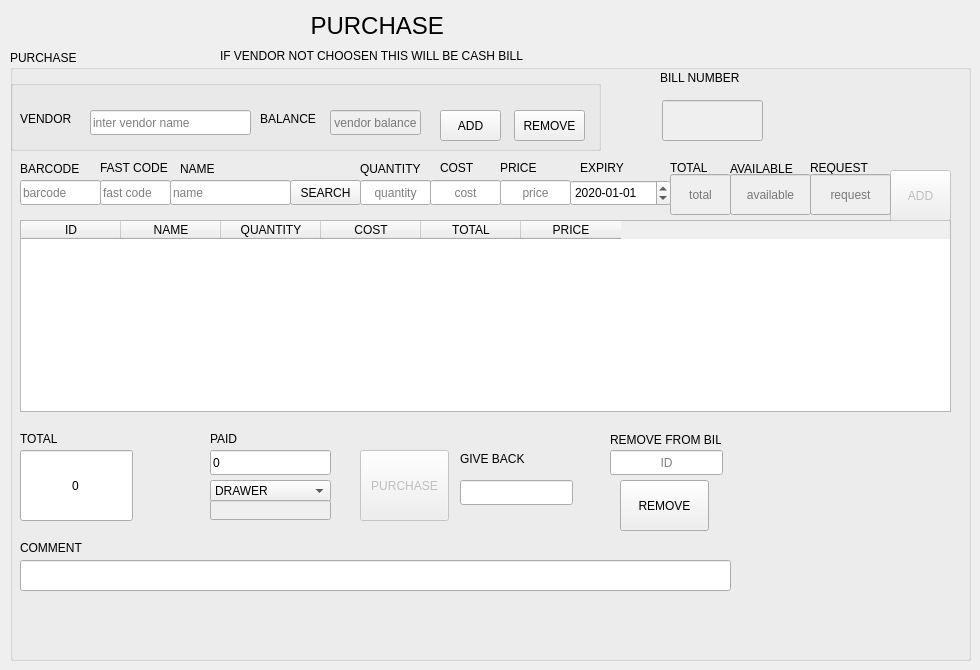
    <widget class="QWidget" name="tab_12">
     <attribute name="title">
      <string>PURCHASE</string>
     </attribute>
     <widget class="QLabel" name="label_154">
      <property name="geometry">
       <rect>
        <x>260</x>
        <y>10</y>
        <width>241</width>
        <height>31</height>
       </rect>
      </property>
      <property name="font">
       <font>
        <pointsize>18</pointsize>
        <weight>50</weight>
        <bold>false</bold>
       </font>
      </property>
      <property name="text">
       <string>PURCHASE </string>
      </property>
      <property name="alignment">
       <set>Qt::AlignCenter</set>
      </property>
     </widget>
     <widget class="QGroupBox" name="groupBox_24">
      <property name="geometry">
       <rect>
        <x>10</x>
        <y>50</y>
        <width>961</width>
        <height>611</height>
       </rect>
      </property>
      <property name="font">
       <font>
        <weight>50</weight>
        <bold>false</bold>
       </font>
      </property>
      <property name="title">
       <string>PURCHASE</string>
      </property>
      <widget class="QLineEdit" name="lineEdit_47">
       <property name="geometry">
        <rect>
         <x>10</x>
         <y>130</y>
         <width>81</width>
         <height>25</height>
        </rect>
       </property>
       <property name="font">
        <font>
         <weight>50</weight>
         <bold>false</bold>
        </font>
       </property>
       <property name="alignment">
        <set>Qt::AlignLeading|Qt::AlignLeft|Qt::AlignVCenter</set>
       </property>
       <property name="placeholderText">
        <string>barcode</string>
       </property>
      </widget>
      <widget class="QLineEdit" name="lineEdit_63">
       <property name="geometry">
        <rect>
         <x>160</x>
         <y>130</y>
         <width>121</width>
         <height>25</height>
        </rect>
       </property>
       <property name="font">
        <font>
         <weight>50</weight>
         <bold>false</bold>
        </font>
       </property>
       <property name="alignment">
        <set>Qt::AlignLeading|Qt::AlignLeft|Qt::AlignVCenter</set>
       </property>
       <property name="placeholderText">
        <string>name</string>
       </property>
      </widget>
      <widget class="QLineEdit" name="lineEdit_64">
       <property name="geometry">
        <rect>
         <x>350</x>
         <y>130</y>
         <width>71</width>
         <height>25</height>
        </rect>
       </property>
       <property name="font">
        <font>
         <weight>50</weight>
         <bold>false</bold>
        </font>
       </property>
       <property name="alignment">
        <set>Qt::AlignCenter</set>
       </property>
       <property name="placeholderText">
        <string>quantity</string>
       </property>
      </widget>
      <widget class="QLineEdit" name="lineEdit_65">
       <property name="enabled">
        <bool>false</bool>
       </property>
       <property name="geometry">
        <rect>
         <x>720</x>
         <y>124</y>
         <width>81</width>
         <height>41</height>
        </rect>
       </property>
       <property name="font">
        <font>
         <weight>50</weight>
         <bold>false</bold>
        </font>
       </property>
       <property name="alignment">
        <set>Qt::AlignCenter</set>
       </property>
       <property name="readOnly">
        <bool>true</bool>
       </property>
       <property name="placeholderText">
        <string>available</string>
       </property>
      </widget>
      <widget class="QLabel" name="label_90">
       <property name="geometry">
        <rect>
         <x>10</x>
         <y>110</y>
         <width>67</width>
         <height>17</height>
        </rect>
       </property>
       <property name="font">
        <font>
         <weight>50</weight>
         <bold>false</bold>
        </font>
       </property>
       <property name="text">
        <string>BARCODE</string>
       </property>
      </widget>
      <widget class="QLabel" name="label_101">
       <property name="geometry">
        <rect>
         <x>170</x>
         <y>110</y>
         <width>67</width>
         <height>17</height>
        </rect>
       </property>
       <property name="font">
        <font>
         <weight>50</weight>
         <bold>false</bold>
        </font>
       </property>
       <property name="text">
        <string>NAME</string>
       </property>
      </widget>
      <widget class="QLabel" name="label_102">
       <property name="geometry">
        <rect>
         <x>350</x>
         <y>110</y>
         <width>81</width>
         <height>17</height>
        </rect>
       </property>
       <property name="font">
        <font>
         <weight>50</weight>
         <bold>false</bold>
        </font>
       </property>
       <property name="text">
        <string>QUANTITY</string>
       </property>
      </widget>
      <widget class="QLabel" name="label_104">
       <property name="geometry">
        <rect>
         <x>720</x>
         <y>110</y>
         <width>81</width>
         <height>17</height>
        </rect>
       </property>
       <property name="font">
        <font>
         <weight>50</weight>
         <bold>false</bold>
        </font>
       </property>
       <property name="text">
        <string>AVAILABLE</string>
       </property>
      </widget>
      <widget class="QTableWidget" name="tableWidget_5">
       <property name="enabled">
        <bool>true</bool>
       </property>
       <property name="geometry">
        <rect>
         <x>10</x>
         <y>170</y>
         <width>931</width>
         <height>192</height>
        </rect>
       </property>
       <property name="font">
        <font>
         <weight>50</weight>
         <bold>false</bold>
        </font>
       </property>
       <property name="editTriggers">
        <set>QAbstractItemView::NoEditTriggers</set>
       </property>
       <column>
        <property name="text">
         <string>ID</string>
        </property>
        <property name="textAlignment">
         <set>AlignCenter</set>
        </property>
       </column>
       <column>
        <property name="text">
         <string>NAME</string>
        </property>
        <property name="textAlignment">
         <set>AlignCenter</set>
        </property>
       </column>
       <column>
        <property name="text">
         <string>QUANTITY</string>
        </property>
        <property name="textAlignment">
         <set>AlignCenter</set>
        </property>
       </column>
       <column>
        <property name="text">
         <string>COST</string>
        </property>
        <property name="textAlignment">
         <set>AlignCenter</set>
        </property>
       </column>
       <column>
        <property name="text">
         <string>TOTAL</string>
        </property>
        <property name="textAlignment">
         <set>AlignCenter</set>
        </property>
       </column>
       <column>
        <property name="text">
         <string>PRICE</string>
        </property>
        <property name="textAlignment">
         <set>AlignCenter</set>
        </property>
       </column>
      </widget>
      <widget class="QPushButton" name="pushButton_56">
       <property name="enabled">
        <bool>false</bool>
       </property>
       <property name="geometry">
        <rect>
         <x>880</x>
         <y>120</y>
         <width>61</width>
         <height>51</height>
        </rect>
       </property>
       <property name="font">
        <font>
         <weight>50</weight>
         <bold>false</bold>
        </font>
       </property>
       <property name="text">
        <string>ADD</string>
       </property>
      </widget>
      <widget class="QLineEdit" name="lineEdit_66">
       <property name="geometry">
        <rect>
         <x>200</x>
         <y>400</y>
         <width>121</width>
         <height>25</height>
        </rect>
       </property>
       <property name="font">
        <font>
         <weight>50</weight>
         <bold>false</bold>
        </font>
       </property>
       <property name="text">
        <string>0</string>
       </property>
      </widget>
      <widget class="QLineEdit" name="lineEdit_67">
       <property name="geometry">
        <rect>
         <x>10</x>
         <y>400</y>
         <width>113</width>
         <height>71</height>
        </rect>
       </property>
       <property name="font">
        <font>
         <weight>50</weight>
         <bold>false</bold>
        </font>
       </property>
       <property name="text">
        <string>0</string>
       </property>
       <property name="alignment">
        <set>Qt::AlignCenter</set>
       </property>
       <property name="readOnly">
        <bool>true</bool>
       </property>
      </widget>
      <widget class="QPushButton" name="pushButton_58">
       <property name="enabled">
        <bool>false</bool>
       </property>
       <property name="geometry">
        <rect>
         <x>350</x>
         <y>400</y>
         <width>89</width>
         <height>71</height>
        </rect>
       </property>
       <property name="font">
        <font>
         <weight>50</weight>
         <bold>false</bold>
        </font>
       </property>
       <property name="text">
        <string>PURCHASE</string>
       </property>
      </widget>
      <widget class="QLabel" name="label_109">
       <property name="geometry">
        <rect>
         <x>10</x>
         <y>380</y>
         <width>67</width>
         <height>17</height>
        </rect>
       </property>
       <property name="font">
        <font>
         <weight>50</weight>
         <bold>false</bold>
        </font>
       </property>
       <property name="text">
        <string>TOTAL</string>
       </property>
      </widget>
      <widget class="QLabel" name="label_110">
       <property name="geometry">
        <rect>
         <x>200</x>
         <y>380</y>
         <width>67</width>
         <height>17</height>
        </rect>
       </property>
       <property name="font">
        <font>
         <weight>50</weight>
         <bold>false</bold>
        </font>
       </property>
       <property name="text">
        <string>PAID</string>
       </property>
      </widget>
      <widget class="QLineEdit" name="lineEdit_68">
       <property name="geometry">
        <rect>
         <x>450</x>
         <y>430</y>
         <width>113</width>
         <height>25</height>
        </rect>
       </property>
       <property name="font">
        <font>
         <weight>50</weight>
         <bold>false</bold>
        </font>
       </property>
       <property name="readOnly">
        <bool>true</bool>
       </property>
      </widget>
      <widget class="QLabel" name="label_111">
       <property name="geometry">
        <rect>
         <x>450</x>
         <y>400</y>
         <width>81</width>
         <height>17</height>
        </rect>
       </property>
       <property name="font">
        <font>
         <weight>50</weight>
         <bold>false</bold>
        </font>
       </property>
       <property name="text">
        <string>GIVE BACK</string>
       </property>
      </widget>
      <widget class="QLabel" name="label_112">
       <property name="geometry">
        <rect>
         <x>210</x>
         <y>-10</y>
         <width>351</width>
         <height>31</height>
        </rect>
       </property>
       <property name="font">
        <font>
         <weight>50</weight>
         <bold>false</bold>
        </font>
       </property>
       <property name="text">
        <string>IF VENDOR NOT CHOOSEN THIS WILL BE CASH BILL</string>
       </property>
      </widget>
      <widget class="QPushButton" name="pushButton_59">
       <property name="geometry">
        <rect>
         <x>280</x>
         <y>130</y>
         <width>71</width>
         <height>25</height>
        </rect>
       </property>
       <property name="font">
        <font>
         <weight>50</weight>
         <bold>false</bold>
        </font>
       </property>
       <property name="text">
        <string>SEARCH</string>
       </property>
      </widget>
      <widget class="QLineEdit" name="lineEdit_85">
       <property name="geometry">
        <rect>
         <x>490</x>
         <y>130</y>
         <width>71</width>
         <height>25</height>
        </rect>
       </property>
       <property name="font">
        <font>
         <weight>50</weight>
         <bold>false</bold>
        </font>
       </property>
       <property name="alignment">
        <set>Qt::AlignCenter</set>
       </property>
       <property name="placeholderText">
        <string>price</string>
       </property>
      </widget>
      <widget class="QLabel" name="label_113">
       <property name="geometry">
        <rect>
         <x>490</x>
         <y>110</y>
         <width>41</width>
         <height>16</height>
        </rect>
       </property>
       <property name="font">
        <font>
         <weight>50</weight>
         <bold>false</bold>
        </font>
       </property>
       <property name="text">
        <string>PRICE</string>
       </property>
      </widget>
      <widget class="QGroupBox" name="groupBox_30">
       <property name="geometry">
        <rect>
         <x>0</x>
         <y>30</y>
         <width>591</width>
         <height>71</height>
        </rect>
       </property>
       <property name="font">
        <font>
         <weight>50</weight>
         <bold>false</bold>
        </font>
       </property>
       <property name="title">
        <string/>
       </property>
       <widget class="QLineEdit" name="lineEdit_69">
        <property name="geometry">
         <rect>
          <x>80</x>
          <y>30</y>
          <width>161</width>
          <height>25</height>
         </rect>
        </property>
        <property name="font">
         <font>
          <weight>50</weight>
          <bold>false</bold>
         </font>
        </property>
        <property name="placeholderText">
         <string>inter vendor name</string>
        </property>
       </widget>
       <widget class="QLabel" name="label_114">
        <property name="geometry">
         <rect>
          <x>10</x>
          <y>30</y>
          <width>61</width>
          <height>17</height>
         </rect>
        </property>
        <property name="font">
         <font>
          <weight>50</weight>
          <bold>false</bold>
         </font>
        </property>
        <property name="text">
         <string>VENDOR</string>
        </property>
       </widget>
       <widget class="QLineEdit" name="lineEdit_70">
        <property name="enabled">
         <bool>false</bool>
        </property>
        <property name="geometry">
         <rect>
          <x>320</x>
          <y>30</y>
          <width>91</width>
          <height>25</height>
         </rect>
        </property>
        <property name="font">
         <font>
          <weight>50</weight>
          <bold>false</bold>
         </font>
        </property>
        <property name="alignment">
         <set>Qt::AlignCenter</set>
        </property>
        <property name="placeholderText">
         <string>vendor balance</string>
        </property>
       </widget>
       <widget class="QLabel" name="label_115">
        <property name="geometry">
         <rect>
          <x>250</x>
          <y>30</y>
          <width>71</width>
          <height>17</height>
         </rect>
        </property>
        <property name="font">
         <font>
          <weight>50</weight>
          <bold>false</bold>
         </font>
        </property>
        <property name="text">
         <string>BALANCE</string>
        </property>
       </widget>
       <widget class="QPushButton" name="pushButton_60">
        <property name="geometry">
         <rect>
          <x>430</x>
          <y>30</y>
          <width>61</width>
          <height>31</height>
         </rect>
        </property>
        <property name="font">
         <font>
          <weight>50</weight>
          <bold>false</bold>
         </font>
        </property>
        <property name="text">
         <string>ADD</string>
        </property>
       </widget>
       <widget class="QPushButton" name="pushButton_61">
        <property name="geometry">
         <rect>
          <x>504</x>
          <y>30</y>
          <width>71</width>
          <height>31</height>
         </rect>
        </property>
        <property name="font">
         <font>
          <weight>50</weight>
          <bold>false</bold>
         </font>
        </property>
        <property name="text">
         <string>REMOVE</string>
        </property>
       </widget>
      </widget>
      <widget class="QLineEdit" name="lineEdit_86">
       <property name="enabled">
        <bool>false</bool>
       </property>
       <property name="geometry">
        <rect>
         <x>660</x>
         <y>124</y>
         <width>61</width>
         <height>41</height>
        </rect>
       </property>
       <property name="font">
        <font>
         <weight>50</weight>
         <bold>false</bold>
        </font>
       </property>
       <property name="alignment">
        <set>Qt::AlignCenter</set>
       </property>
       <property name="readOnly">
        <bool>true</bool>
       </property>
       <property name="placeholderText">
        <string>total</string>
       </property>
      </widget>
      <widget class="QLabel" name="label_116">
       <property name="geometry">
        <rect>
         <x>660</x>
         <y>110</y>
         <width>51</width>
         <height>16</height>
        </rect>
       </property>
       <property name="font">
        <font>
         <weight>50</weight>
         <bold>false</bold>
        </font>
       </property>
       <property name="text">
        <string>TOTAL</string>
       </property>
      </widget>
      <widget class="QLabel" name="label_117">
       <property name="geometry">
        <rect>
         <x>800</x>
         <y>110</y>
         <width>71</width>
         <height>16</height>
        </rect>
       </property>
       <property name="font">
        <font>
         <weight>50</weight>
         <bold>false</bold>
        </font>
       </property>
       <property name="text">
        <string>REQUEST</string>
       </property>
      </widget>
      <widget class="QLineEdit" name="lineEdit_92">
       <property name="enabled">
        <bool>false</bool>
       </property>
       <property name="geometry">
        <rect>
         <x>800</x>
         <y>124</y>
         <width>81</width>
         <height>41</height>
        </rect>
       </property>
       <property name="font">
        <font>
         <weight>50</weight>
         <bold>false</bold>
        </font>
       </property>
       <property name="alignment">
        <set>Qt::AlignCenter</set>
       </property>
       <property name="readOnly">
        <bool>true</bool>
       </property>
       <property name="placeholderText">
        <string>request</string>
       </property>
      </widget>
      <widget class="QLineEdit" name="lineEdit_93">
       <property name="geometry">
        <rect>
         <x>90</x>
         <y>130</y>
         <width>71</width>
         <height>25</height>
        </rect>
       </property>
       <property name="font">
        <font>
         <weight>50</weight>
         <bold>false</bold>
        </font>
       </property>
       <property name="alignment">
        <set>Qt::AlignLeading|Qt::AlignLeft|Qt::AlignVCenter</set>
       </property>
       <property name="placeholderText">
        <string>fast code</string>
       </property>
      </widget>
      <widget class="QLabel" name="label_140">
       <property name="geometry">
        <rect>
         <x>90</x>
         <y>110</y>
         <width>81</width>
         <height>16</height>
        </rect>
       </property>
       <property name="font">
        <font>
         <weight>50</weight>
         <bold>false</bold>
        </font>
       </property>
       <property name="text">
        <string>FAST CODE</string>
       </property>
      </widget>
      <widget class="QLabel" name="label_141">
       <property name="geometry">
        <rect>
         <x>600</x>
         <y>380</y>
         <width>111</width>
         <height>20</height>
        </rect>
       </property>
       <property name="font">
        <font>
         <weight>50</weight>
         <bold>false</bold>
        </font>
       </property>
       <property name="text">
        <string>REMOVE FROM BILL</string>
       </property>
      </widget>
      <widget class="QPushButton" name="pushButton_72">
       <property name="geometry">
        <rect>
         <x>610</x>
         <y>430</y>
         <width>89</width>
         <height>51</height>
        </rect>
       </property>
       <property name="font">
        <font>
         <weight>50</weight>
         <bold>false</bold>
        </font>
       </property>
       <property name="text">
        <string>REMOVE</string>
       </property>
      </widget>
      <widget class="QLineEdit" name="lineEdit_94">
       <property name="geometry">
        <rect>
         <x>600</x>
         <y>400</y>
         <width>113</width>
         <height>25</height>
        </rect>
       </property>
       <property name="font">
        <font>
         <weight>50</weight>
         <bold>false</bold>
        </font>
       </property>
       <property name="text">
        <string/>
       </property>
       <property name="alignment">
        <set>Qt::AlignCenter</set>
       </property>
       <property name="placeholderText">
        <string>ID</string>
       </property>
      </widget>
      <widget class="QLineEdit" name="lineEdit_71">
       <property name="enabled">
        <bool>false</bool>
       </property>
       <property name="geometry">
        <rect>
         <x>652</x>
         <y>50</y>
         <width>101</width>
         <height>41</height>
        </rect>
       </property>
       <property name="font">
        <font>
         <weight>50</weight>
         <bold>false</bold>
        </font>
       </property>
       <property name="alignment">
        <set>Qt::AlignCenter</set>
       </property>
      </widget>
      <widget class="QLabel" name="label_142">
       <property name="geometry">
        <rect>
         <x>650</x>
         <y>20</y>
         <width>101</width>
         <height>16</height>
        </rect>
       </property>
       <property name="font">
        <font>
         <weight>50</weight>
         <bold>false</bold>
        </font>
       </property>
       <property name="text">
        <string>BILL NUMBER</string>
       </property>
      </widget>
      <widget class="QComboBox" name="comboBox_4">
       <property name="geometry">
        <rect>
         <x>200</x>
         <y>430</y>
         <width>121</width>
         <height>22</height>
        </rect>
       </property>
       <property name="font">
        <font>
         <weight>50</weight>
         <bold>false</bold>
        </font>
       </property>
       <item>
        <property name="text">
         <string>DRAWER</string>
        </property>
       </item>
       <item>
        <property name="text">
         <string>SAFE</string>
        </property>
       </item>
      </widget>
      <widget class="QLineEdit" name="lineEdit_107">
       <property name="enabled">
        <bool>false</bool>
       </property>
       <property name="geometry">
        <rect>
         <x>200</x>
         <y>450</y>
         <width>121</width>
         <height>20</height>
        </rect>
       </property>
       <property name="font">
        <font>
         <weight>50</weight>
         <bold>false</bold>
        </font>
       </property>
      </widget>
      <widget class="QLabel" name="label_160">
       <property name="geometry">
        <rect>
         <x>10</x>
         <y>490</y>
         <width>91</width>
         <height>16</height>
        </rect>
       </property>
       <property name="font">
        <font>
         <weight>50</weight>
         <bold>false</bold>
        </font>
       </property>
       <property name="text">
        <string>COMMENT</string>
       </property>
      </widget>
      <widget class="QLineEdit" name="lineEdit_108">
       <property name="geometry">
        <rect>
         <x>10</x>
         <y>510</y>
         <width>711</width>
         <height>31</height>
        </rect>
       </property>
       <property name="font">
        <font>
         <weight>50</weight>
         <bold>false</bold>
        </font>
       </property>
      </widget>
      <widget class="QDateEdit" name="dateEdit_36">
       <property name="geometry">
        <rect>
         <x>560</x>
         <y>130</y>
         <width>101</width>
         <height>26</height>
        </rect>
       </property>
       <property name="displayFormat">
        <string>yyyy-MM-dd</string>
       </property>
       <property name="date">
        <date>
         <year>2020</year>
         <month>1</month>
         <day>1</day>
        </date>
       </property>
      </widget>
      <widget class="QLabel" name="label_180">
       <property name="geometry">
        <rect>
         <x>570</x>
         <y>110</y>
         <width>61</width>
         <height>16</height>
        </rect>
       </property>
       <property name="font">
        <font>
         <weight>50</weight>
         <bold>false</bold>
        </font>
       </property>
       <property name="text">
        <string>EXPIRY</string>
       </property>
      </widget>
      <widget class="QLabel" name="label_181">
       <property name="geometry">
        <rect>
         <x>430</x>
         <y>110</y>
         <width>41</width>
         <height>16</height>
        </rect>
       </property>
       <property name="font">
        <font>
         <weight>50</weight>
         <bold>false</bold>
        </font>
       </property>
       <property name="text">
        <string>COST</string>
       </property>
      </widget>
      <widget class="QLineEdit" name="lineEdit_119">
       <property name="geometry">
        <rect>
         <x>420</x>
         <y>130</y>
         <width>71</width>
         <height>25</height>
        </rect>
       </property>
       <property name="font">
        <font>
         <weight>50</weight>
         <bold>false</bold>
        </font>
       </property>
       <property name="text">
        <string/>
       </property>
       <property name="alignment">
        <set>Qt::AlignCenter</set>
       </property>
       <property name="placeholderText">
        <string>cost</string>
       </property>
      </widget>
     </widget>
    </widget>
